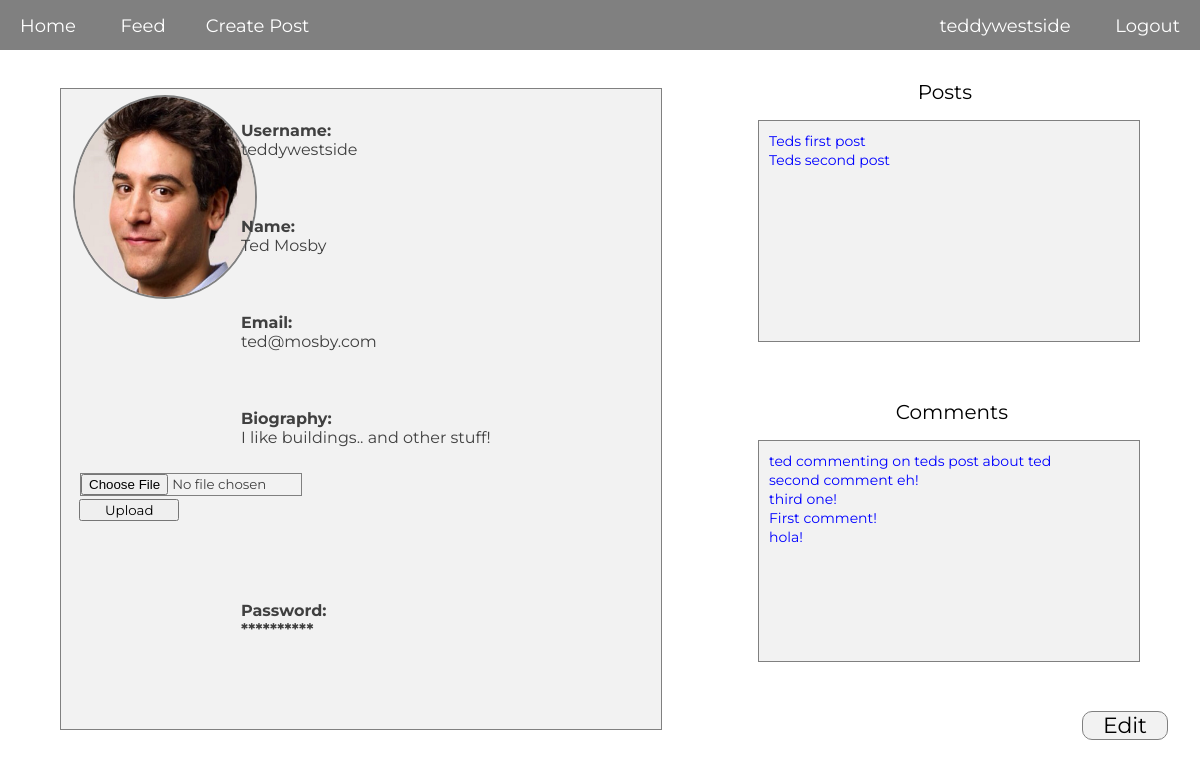
The app's page /pages/profile.php?id=teddywestside (signed in) with its own data.
### tables this page shows
CREATE TABLE "users" (
        `id`    INTEGER NOT NULL PRIMARY KEY AUTOINCREMENT UNIQUE,
        `name`  VARCHAR NOT NULL,
        `username`      VARCHAR NOT NULL UNIQUE,
        `email` VARCHAR NOT NULL,
        `password`      VARCHAR NOT NULL,
        `biography`     VARCHAR NOT NULL,
        `img`           VARCHAR,
        `joined`     VARCHAR
);

CREATE TABLE "posts" (
        `id`       INTEGER NOT NULL,
        `post_id`       INTEGER NOT NULL PRIMARY KEY AUTOINCREMENT UNIQUE,
        `title` VARCHAR NOT NULL,
        `description`   VARCHAR NOT NULL,
        `url`   VARCHAR NOT NULL,
        `posted`      VARCHAR,
        `up_vote` INTEGER,
        `down_vote` INTEGER,
        `edited`     VARCHAR
);

CREATE TABLE "comments" (
         `id`       INTEGER NOT NULL,
         `comment_id`       INTEGER NOT NULL PRIMARY KEY AUTOINCREMENT UNIQUE,
         `post_id`         INTEGER NOT NULL,
         `comment`       VARCHAR NOT NULL,
         `posted`       VARCHAR
);

### pages/profile.php (the view, shortened to what this page needs)
<?php
require __DIR__.'../../views/header.php';
$id = $_SESSION;
     $user_id = $_GET['id'];
     $query = "SELECT * FROM users WHERE username = :user_id";
     $statement = $pdo->prepare($query);
     $statement->bindParam(':user_id', $user_id, PDO::PARAM_STR);
     $statement->execute();
     $test = $statement->fetchAll(PDO::FETCH_ASSOC);
     foreach($test as $hej){}
     $user_id = $_SESSION['user']['id'];
     $query = "SELECT * FROM posts WHERE id = :user_id";
     $statement = $pdo->prepare($query);
     $statement->bindParam(':user_id', $user_id, PDO::PARAM_INT);
     $statement->execute();
     $posts = $statement->fetchAll(PDO::FETCH_ASSOC);
     $user_id = $_SESSION['user']['id'];
     $query = "SELECT * FROM comments WHERE id = :user_id";
     $statement = $pdo->prepare($query);
     $statement->bindParam(':user_id', $user_id, PDO::PARAM_INT);
     $statement->execute();
     $comments = $statement->fetchAll(PDO::FETCH_ASSOC);
?>
   <div class="profile-wrapper">
      <?php foreach($id as $user): ?>
         <?php echo '<img src="../uploads/'. $hej['img']. '" class="profile-avatar">'; ?>
         <div class="profile-username"><b>Username:</b><br><?php echo $hej['username']; ?></div>
         <div class="profile-name"><b>Name:</b><br><?php echo $hej['name']; ?></div>
         <div class="profile-email"><b>Email:</b><br><?php echo $hej['email']; ?></div>
         <div class="profile-password"><b>Password:<br>**********</b></div>
         <div class="profile-bio"><b>Biography:</b><br><?php echo $hej['biography']; ?></div>
      <?php if($hej['username'] == $_SESSION['user']['username']): ?>
         <a href="editProfile.php" class="edit">Edit</a>
      <?php endif; ?>
         <form action="../pages/profile.php" name="avatar" method="post" enctype="multipart/form-data">
            <input type="file" name="avatar" required>
            <br>
            <button type="submit" class="upload-avatar">Upload</button>
         </form>
      <?php endforeach; ?>
   </div>
   <div class="my-posts-header">Posts</div>
   <div class="my-posts">
      <?php foreach($posts as $post): ?>
         <a href="comment.php?id=<?php echo $post['id'] ?>" class="my-posts-url"><?php echo $post['title']; ?></a>
         <br>
      <?php endforeach; ?>
   </div>
   <div class="my-comments-header">Comments</div>
   <div class="my-comments">
      <?php foreach($comments as $comment): ?>
         <a href="editComment.php?id=<?php echo $comment['comment_id'] ?>" class="my-posts-url"><?php echo $comment['comment']; ?></a>
         <br>
      <?php endforeach; ?>
   </div>
   <?php require __DIR__.'../../views/footer.php'; ?>

### views/header.php (shortened to what this page needs)
<!DOCTYPE html>
<html lang="en">
<head>
    <link rel="stylesheet" href="../css/main.css">
    <link rel="stylesheet" href="../css/media.css">
</head>
<body>
    <?php require __DIR__.'/navigation.php'; ?>

### views/navigation.php (shortened to what this page needs)
<?php $id = $_SESSION; ?>
<div class="nav-wrapper">
   <div class="navbar-left">
      <a href="../index.php">Home</a>
      <a href="../pages/feed.php">Feed</a>
   </div>
   <?php if (isset($_SESSION['user'])): ?>
      <?php foreach($id as $user):?>
         <div class="navbar-right">
            <a href="../pages/profile.php?id=<?php echo $user['username'] ?>" class="nav-url"><?php echo $user['username']; ?></a>
         <?php endforeach; ?>
         <a href="/app/auth/logout.php"><?php echo "Logout"; ?></a>
      </div>
      <div class="navbar-left">
         <a href="/pages/createPost.php">Create Post</a>
      </div>
   <?php else: ?>
      <div class="navbar-right">
         <a href="/pages/login.php"><?php echo "Login"; ?></a>
      </div>
   <?php endif; ?>
</div>

### views/footer.php (shortened to what this page needs)
</body>
</html>

### css/main.css (style rules this page uses)
* { margin: 0px; font-family: Montserrat; }
body { color: #404040; background-size: cover; background-attachment: fixed; }
a { text-decoration: none; outline: none; margin: 20px; color: white; }
.nav-wrapper { position: fixed; background-color: grey; color: white; width: 100%; height: 35px; padding-top: 15px; font-size: 18px; z-index: 1; }
.navbar-left { float: left; }
.navbar-right { float: right; }
.nav-url { text-decoration: none; font-size: 18px; }
input[type=file] { border: 1px solid grey; margin-left: 37px; width: 400px; }
.profile-wrapper { position: absolute; top: 11%; left: 5%; height: 80%; width: 50%; background-color: #f2f2f2; border: 1px solid grey; }
.profile-avatar { position: absolute; top: 1%; left: 2%; background-size: cover; background-size: 100%; width: 180px; height: 200px; border-radius: 50%; border: 2px solid grey; }
.my-posts-header { position: absolute; top: 10%; right: 19%; font-size: 20px; color: black; }
.my-posts { position: absolute; right: 5%; top: 15%; border: 1px solid grey; width: 30%; height: 200px; padding: 10px; background-color: #f2f2f2; overflow: auto; }
.my-posts-url { font-size: 14px; color: blue; margin-left: 0px; }
.my-comments-header { position: absolute; top: 50%; right: 16%; font-size: 20px; color: black; }
.my-comments { position: absolute; right: 5%; top: 55%; border: 1px solid grey; width: 30%; height: 200px; padding: 10px; background-color: #f2f2f2; overflow: auto; }
img { width: 158px; height: 198px; }
.profile-username { position: absolute; left: 30%; top: 5%; }
.profile-name { position: absolute; left: 30%; top: 20%; }
.profile-bio { position: absolute; left: 30%; top: 50%; }
.profile-email { position: absolute; left: 30%; top: 35%; }
.profile-password { position: absolute; left: 30%; top: 80%; }
.edit { background-color: #f2f2f2; border: 1px solid grey; border-radius: 10px; padding-left: 20px; padding-right: 20px; font-size: 22px; position: fixed; bottom: 5%; right: 1%; cursor: pointer; outline: none; color: black; text-decoration: none; }
.profile-password { position: absolute; left: 30%; }
form[name=avatar] { position: absolute; top: 60%; left: -3%; }
input[name=avatar] { width: 220px; }
.upload-avatar { position: absolute; bottom: -110%; left: 14%; width: 100px; }

### records on screen
users: img (picture), username "teddywestside", name "Ted Mosby", email "ted@mosby.com", biography "I like buildings.. and other stuff!", shows "Edit"
posts: title "Teds first post"
posts: title "Teds second post"
comments: comment "ted commenting on teds post about ted"
comments: comment "second comment eh!"
comments: comment "third one!"
comments: comment "First comment!"
comments: comment "hola!"

### other values on screen
$user['username'] "teddywestside"
